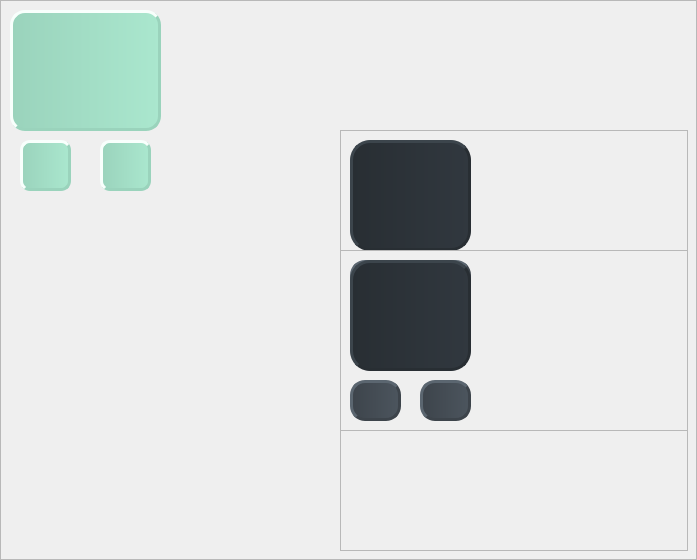
       <widget class="QFrame" name="frame_20">
        <property name="styleSheet">
         <string notr="true">#frame_20{
background-color: qlineargradient(spread:pad, x1:0, y1:0, x2:1, y2:0, stop:0 rgba(243, 234, 194, 255), stop:1 rgba(255, 245, 204, 255));
border-style:inset;
border-radius:10px; 
border: 5px outset  #F3EAC2;
}
</string>
        </property>
        <property name="frameShape">
         <enum>QFrame::StyledPanel</enum>
        </property>
        <property name="frameShadow">
         <enum>QFrame::Raised</enum>
        </property>
        <widget class="QPushButton" name="pushButton_18">
         <property name="geometry">
          <rect>
           <x>100</x>
           <y>140</y>
           <width>51</width>
           <height>51</height>
          </rect>
         </property>
         <property name="styleSheet">
          <string notr="true">#pushButton_18{background-color: qlineargradient(spread:pad, x1:0, y1:0, x2:1, y2:0, stop:0 rgba(154, 211, 188, 255), stop:1 rgba(170, 231, 206, 255));
font: 75 12pt &quot;Nirmala UI&quot;;
color:  rgb(24, 28, 39);
border: 3px groove #9AD3BC;
border-radius:10px; 
border-style:outset;}</string>
         </property>
         <property name="text">
          <string/>
         </property>
         <property name="icon">
          <iconset>
           <normaloff>../../finalproj/icon/icons8-trash-24.png</normaloff>../../finalproj/icon/icons8-trash-24.png</iconset>
         </property>
        </widget>
        <widget class="QPushButton" name="pushButton_28">
         <property name="geometry">
          <rect>
           <x>20</x>
           <y>140</y>
           <width>51</width>
           <height>51</height>
          </rect>
         </property>
         <property name="styleSheet">
          <string notr="true">#pushButton_28{background-color: qlineargradient(spread:pad, x1:0, y1:0, x2:1, y2:0, stop:0 rgba(154, 211, 188, 255), stop:1 rgba(170, 231, 206, 255));
font: 75 12pt &quot;Nirmala UI&quot;;
color:  rgb(24, 28, 39);
border: 3px groove #9AD3BC;
border-radius:10px; 
border-style:outset;}</string>
         </property>
         <property name="text">
          <string/>
         </property>
         <property name="icon">
          <iconset>
           <normaloff>../../finalproj/icon/icons8-edit-24.png</normaloff>../../finalproj/icon/icons8-edit-24.png</iconset>
         </property>
        </widget>
        <widget class="QFrame" name="frame_22">
         <property name="geometry">
          <rect>
           <x>340</x>
           <y>130</y>
           <width>348</width>
           <height>301</height>
          </rect>
         </property>
         <property name="styleSheet">
          <string notr="true">#frame_4{
background-color: #EC524B;
border-style:inset;
border: 5px groove  #EC524B;
}
</string>
         </property>
         <property name="frameShape">
          <enum>QFrame::StyledPanel</enum>
         </property>
         <property name="frameShadow">
          <enum>QFrame::Raised</enum>
         </property>
         <widget class="QFrame" name="frame_23">
          <property name="geometry">
           <rect>
            <x>10</x>
            <y>10</y>
            <width>121</width>
            <height>111</height>
           </rect>
          </property>
          <property name="styleSheet">
           <string notr="true">background-color: qlineargradient(spread:pad, x1:0, y1:0, x2:1, y2:0, stop:0 rgba(40, 46, 51, 255), stop:1 rgba(49, 56, 63, 255));
font: 75 12pt &quot;Nirmala UI&quot;;
color: rgb(112, 119, 129);
border: 3px groove rgb(40, 46, 51);
border-radius:20px; 
border-style:outset;</string>
          </property>
          <property name="frameShape">
           <enum>QFrame::StyledPanel</enum>
          </property>
          <property name="frameShadow">
           <enum>QFrame::Raised</enum>
          </property>
         </widget>
         <widget class="QPushButton" name="pushButton_19">
          <property name="geometry">
           <rect>
            <x>80</x>
            <y>130</y>
            <width>51</width>
            <height>41</height>
           </rect>
          </property>
          <property name="styleSheet">
           <string notr="true">background-color: qlineargradient(spread:pad, x1:0, y1:0, x2:1, y2:0, stop:0 rgba(61, 68, 75, 255), stop:1 rgba(76, 85, 94, 255));
font: 75 12pt &quot;Nirmala UI&quot;;
color:  rgb(24, 28, 39);
border: 3px groove rgb(61, 68, 75);
border-radius:15px; 
border-style:outset;</string>
          </property>
          <property name="text">
           <string/>
          </property>
          <property name="icon">
           <iconset>
            <normaloff>../../finalproj/icon/icons8-trash-24.png</normaloff>../../finalproj/icon/icons8-trash-24.png</iconset>
          </property>
         </widget>
         <widget class="QPushButton" name="pushButton_29">
          <property name="geometry">
           <rect>
            <x>10</x>
            <y>130</y>
            <width>51</width>
            <height>41</height>
           </rect>
          </property>
          <property name="styleSheet">
           <string notr="true">background-color: qlineargradient(spread:pad, x1:0, y1:0, x2:1, y2:0, stop:0 rgba(61, 68, 75, 255), stop:1 rgba(76, 85, 94, 255));
font: 75 12pt &quot;Nirmala UI&quot;;
color:  rgb(24, 28, 39);
border: 3px groove rgb(61, 68, 75);
border-radius:15px; 
border-style:outset;</string>
          </property>
          <property name="text">
           <string/>
          </property>
          <property name="icon">
           <iconset>
            <normaloff>../../finalproj/icon/icons8-edit-24.png</normaloff>../../finalproj/icon/icons8-edit-24.png</iconset>
          </property>
         </widget>
        </widget>
        <widget class="QFrame" name="frame_24">
         <property name="geometry">
          <rect>
           <x>340</x>
           <y>250</y>
           <width>348</width>
           <height>301</height>
          </rect>
         </property>
         <property name="styleSheet">
          <string notr="true">#frame_4{
background-color: #EC524B;
border-style:inset;
border: 5px groove  #EC524B;
}
</string>
         </property>
         <property name="frameShape">
          <enum>QFrame::StyledPanel</enum>
         </property>
         <property name="frameShadow">
          <enum>QFrame::Raised</enum>
         </property>
         <widget class="QFrame" name="frame_25">
          <property name="geometry">
           <rect>
            <x>10</x>
            <y>10</y>
            <width>121</width>
            <height>111</height>
           </rect>
          </property>
          <property name="styleSheet">
           <string notr="true">background-color: qlineargradient(spread:pad, x1:0, y1:0, x2:1, y2:0, stop:0 rgba(40, 46, 51, 255), stop:1 rgba(49, 56, 63, 255));
font: 75 12pt &quot;Nirmala UI&quot;;
color: rgb(112, 119, 129);
border: 3px groove rgb(40, 46, 51);
border-radius:20px; 
border-style:outset;</string>
          </property>
          <property name="frameShape">
           <enum>QFrame::StyledPanel</enum>
          </property>
          <property name="frameShadow">
           <enum>QFrame::Raised</enum>
          </property>
         </widget>
         <widget class="QPushButton" name="pushButton_30">
          <property name="geometry">
           <rect>
            <x>80</x>
            <y>130</y>
            <width>51</width>
            <height>41</height>
           </rect>
          </property>
          <property name="styleSheet">
           <string notr="true">background-color: qlineargradient(spread:pad, x1:0, y1:0, x2:1, y2:0, stop:0 rgba(61, 68, 75, 255), stop:1 rgba(76, 85, 94, 255));
font: 75 12pt &quot;Nirmala UI&quot;;
color:  rgb(24, 28, 39);
border: 3px groove rgb(61, 68, 75);
border-radius:15px; 
border-style:outset;</string>
          </property>
          <property name="text">
           <string/>
          </property>
          <property name="icon">
           <iconset>
            <normaloff>../../finalproj/icon/icons8-trash-24.png</normaloff>../../finalproj/icon/icons8-trash-24.png</iconset>
          </property>
         </widget>
         <widget class="QPushButton" name="pushButton_31">
          <property name="geometry">
           <rect>
            <x>10</x>
            <y>130</y>
            <width>51</width>
            <height>41</height>
           </rect>
          </property>
          <property name="styleSheet">
           <string notr="true">background-color: qlineargradient(spread:pad, x1:0, y1:0, x2:1, y2:0, stop:0 rgba(61, 68, 75, 255), stop:1 rgba(76, 85, 94, 255));
font: 75 12pt &quot;Nirmala UI&quot;;
color:  rgb(24, 28, 39);
border: 3px groove rgb(61, 68, 75);
border-radius:15px; 
border-style:outset;</string>
          </property>
          <property name="text">
           <string/>
          </property>
          <property name="icon">
           <iconset>
            <normaloff>../../finalproj/icon/icons8-edit-24.png</normaloff>../../finalproj/icon/icons8-edit-24.png</iconset>
          </property>
         </widget>
        </widget>
        <widget class="QFrame" name="frame_21">
         <property name="geometry">
          <rect>
           <x>10</x>
           <y>10</y>
           <width>151</width>
           <height>121</height>
          </rect>
         </property>
         <property name="styleSheet">
          <string notr="true">#frame_21{
background-color: qlineargradient(spread:pad, x1:0, y1:0, x2:1, y2:0, stop:0 rgba(154, 211, 188, 255), stop:1 rgba(170, 231, 206, 255));
font: 87 14pt &quot;Segoe UI Black&quot;;
color:  #222831;
border: 3px groove #9AD3BC;
border-radius:15px; 
border-style:outset;}</string>
         </property>
         <property name="frameShape">
          <enum>QFrame::StyledPanel</enum>
         </property>
         <property name="frameShadow">
          <enum>QFrame::Raised</enum>
         </property>
        </widget>
       </widget>
